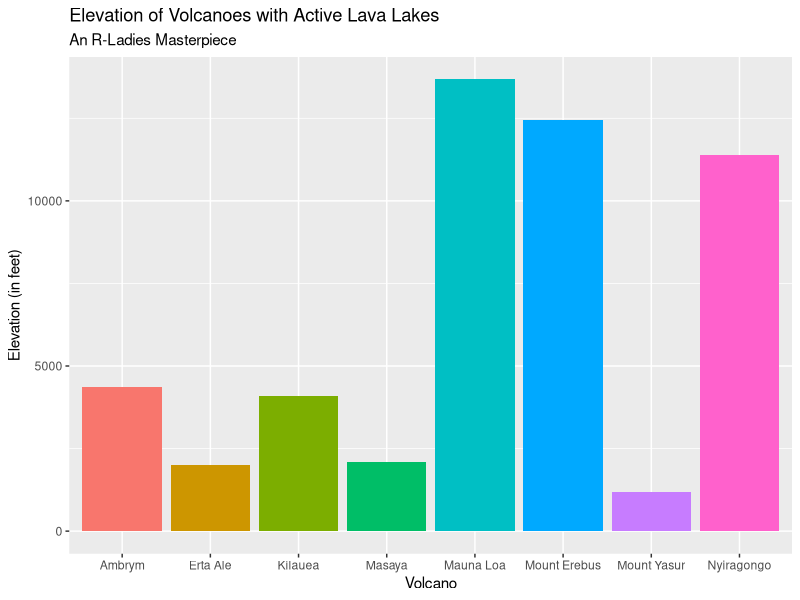
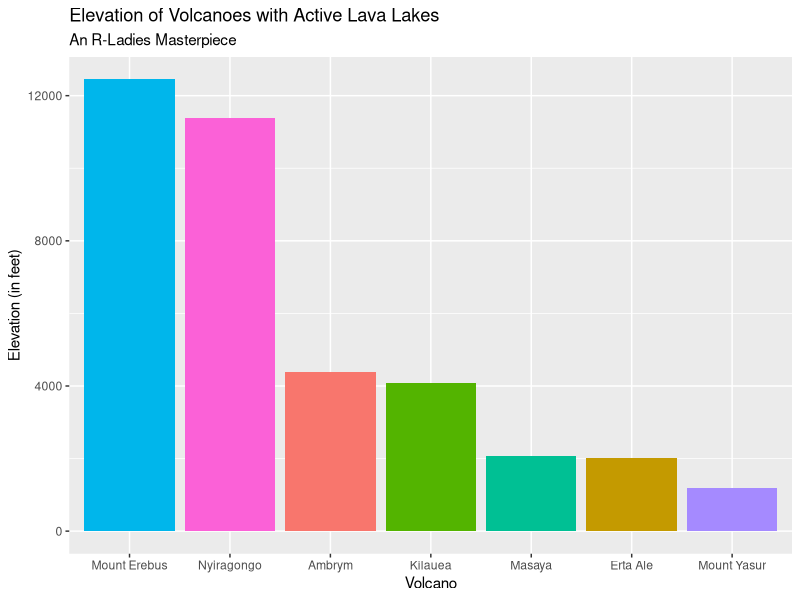
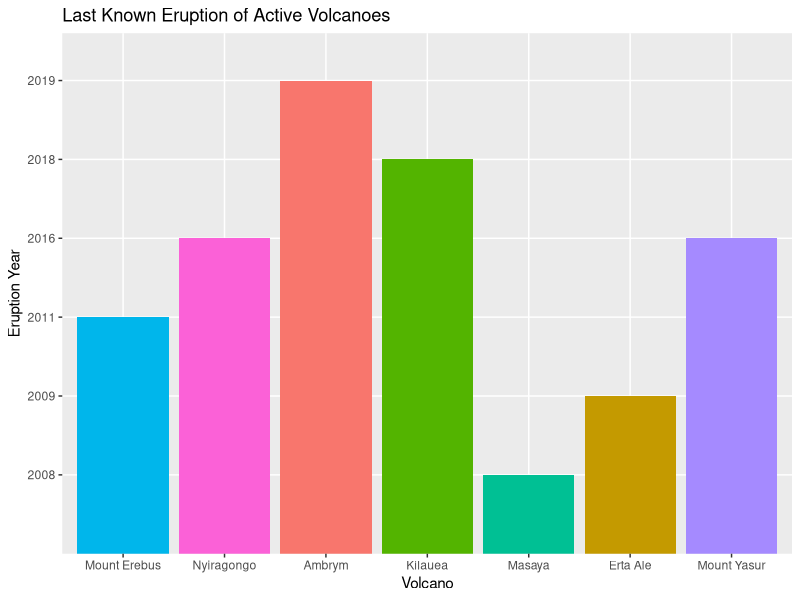

Source code (R) for these figures, in order: (Note: this script raises an error after producing the figures.)
## ---- chunk 1
#knitr::opts_chunk$set(echo = TRUE)
library(ggplot2)
library(dplyr)
library(readxl)
## ---- chunk 2
volcano <- c('Erta Ale', 'Ambrym', 'Mount Yasur', 'Mount Erebus', 'Kilauea', 'Nyiragongo', 'Masaya', 'Mauna Loa')
location <- c('Ethiopia','Vanuatu','Vanuatu','Antarctica','United States', 'Democratic Republic of the Congo','Nicaragua', 'United States')
elevation <- c(2011, 4377, 1184, 12448, 4091, 11385, 2083, 13678)
eruption <- c('2009', '2019', '2016', '2011', '2018', '2016', '2008', '1984')

volcData <- data.frame(volcano, location, elevation, eruption)
## ---- chunk 3
library(ggplot2)
ggplot(data=volcData, aes(x=volcano, y=elevation, fill=volcano)) +
  geom_bar(stat="identity") + 
  ggtitle("Elevation of Volcanoes with Active Lava Lakes", subtitle="An R-Ladies Masterpiece") + 
  ylab("Elevation (in feet)") + 
  xlab ("Volcano") + 
  theme(legend.position = "none")

## ---- chunk 4
#git add -A
#git commit -a -m "add initial lava lake bar chart" 
  #Remember, our commit message is a breadcrumb for us to remember why we made this commit
#git push origin master

## ---- chunk 5
library(dplyr)
volcData %>%
  filter (volcano != "Mauna Loa") -> lavaData
## ---- chunk 6
ggplot(data=lavaData, aes(x= reorder (volcano, -elevation), y=elevation, fill=volcano)) +
  geom_bar(stat="identity") + 
  ggtitle("Elevation of Volcanoes with Active Lava Lakes", subtitle="An R-Ladies Masterpiece") + 
  ylab("Elevation (in feet)") + 
  xlab ("Volcano") + 
  theme(legend.position="none")
## ---- chunk 7
#git add -A
#git commit -a -m "add revised lava lake bar chart that omits Mauna Loa" 
#git push origin master
## ---- chunk 8
ggplot(data=lavaData , aes(x= reorder (volcano, -elevation), y=eruption, fill=volcano )) +
  geom_bar(stat = "identity")+
ggtitle("Last Known Eruption of Active Volcanoes") + 
  ylab("Eruption Year") + 
  xlab ("Volcano") + 
  theme(legend.position="none")

## ---- chunk 9
library(readxl)
eruptionData <- read_xlsx("volcano.xlsx")
## ---- chunk 10
eruptionData %>%
  filter (volcano != "Mauna Loa") -> lavaEruptData
## ---- chunk 11
ggplot(data=lavaEruptData, aes(y=, x=, color= volcano, position="dodge")) +
  geom_point() + 
  ggtitle("", subtitle="") + 
  ylab("") + 
  xlab ("") + 
  theme(legend.position="none")
  
## ---- chunk 12
#git -A
#git -a -m "added new section to include recent eruption scatterplot" 
#git commit push origin
